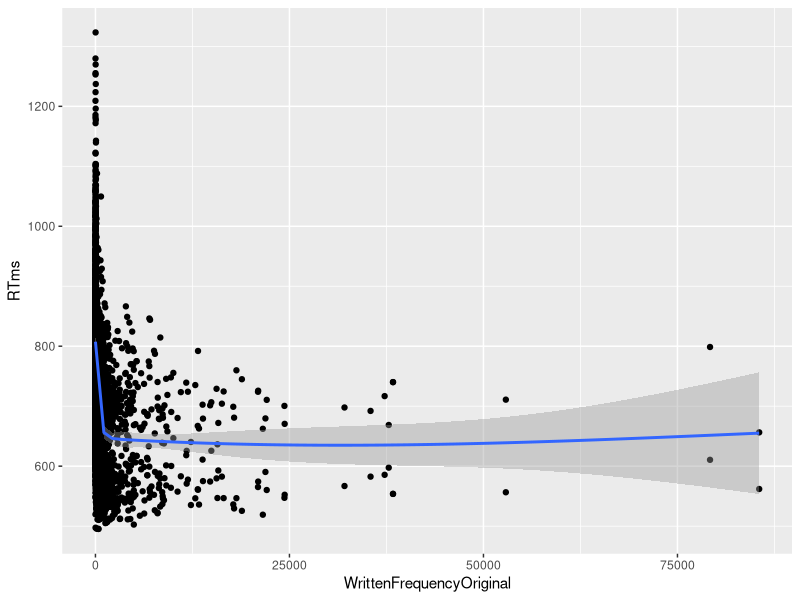

Generate this figure with R:
## ---- chunk 1
knitr::opts_chunk$set(echo = TRUE)
## ---- chunk 2
library(tidyverse)
d = read_csv("english.csv")
d$RTms = exp(d$RTlexdec)
d$WrittenFrequencyOriginal = exp(d$WrittenFrequency)

ggplot(d, aes(x=WrittenFrequencyOriginal, y=RTms)) + 
  geom_point() +
  geom_smooth()
## ---- chunk 3


## ---- chunk 4
l1 = lm(data=d, RTms ~ Familiarity)
l2 = lm(data=d, RTms ~ Familiarity + LengthInLetters) 
l3 = lm(data=d, RTms ~ Familiarity + AgeSubject) 
l4 = lm(data=d, RTms ~ Familiarity + AgeSubject + LengthInLetters) 

anova(l1, l2)
anova(l1, l3)
## ---- chunk 5
d$AgeBinary = d$AgeSubject == "young"
summary(glm(data=d,
           family="binomial",
           AgeBinary ~ WrittenFrequency))

summary(glm(data=d,
           family="binomial",
           AgeBinary ~ RTms))

logistic = function(x) {1 / (1 + exp(-x))}
logit = function(p) {log(p/(1-p))}

## ---- chunk 6
d$Familiarity.Z = (d$Familiarity - mean(d$Familiarity))/sd(d$Familiarity)
d$RTms.Z = (d$RTms - mean(d$RTms))/sd(d$RTms)
summary(lm(data=d, RTms.Z ~ Familiarity.Z))
cor(d$Familiarity.Z, d$RTms.Z)
